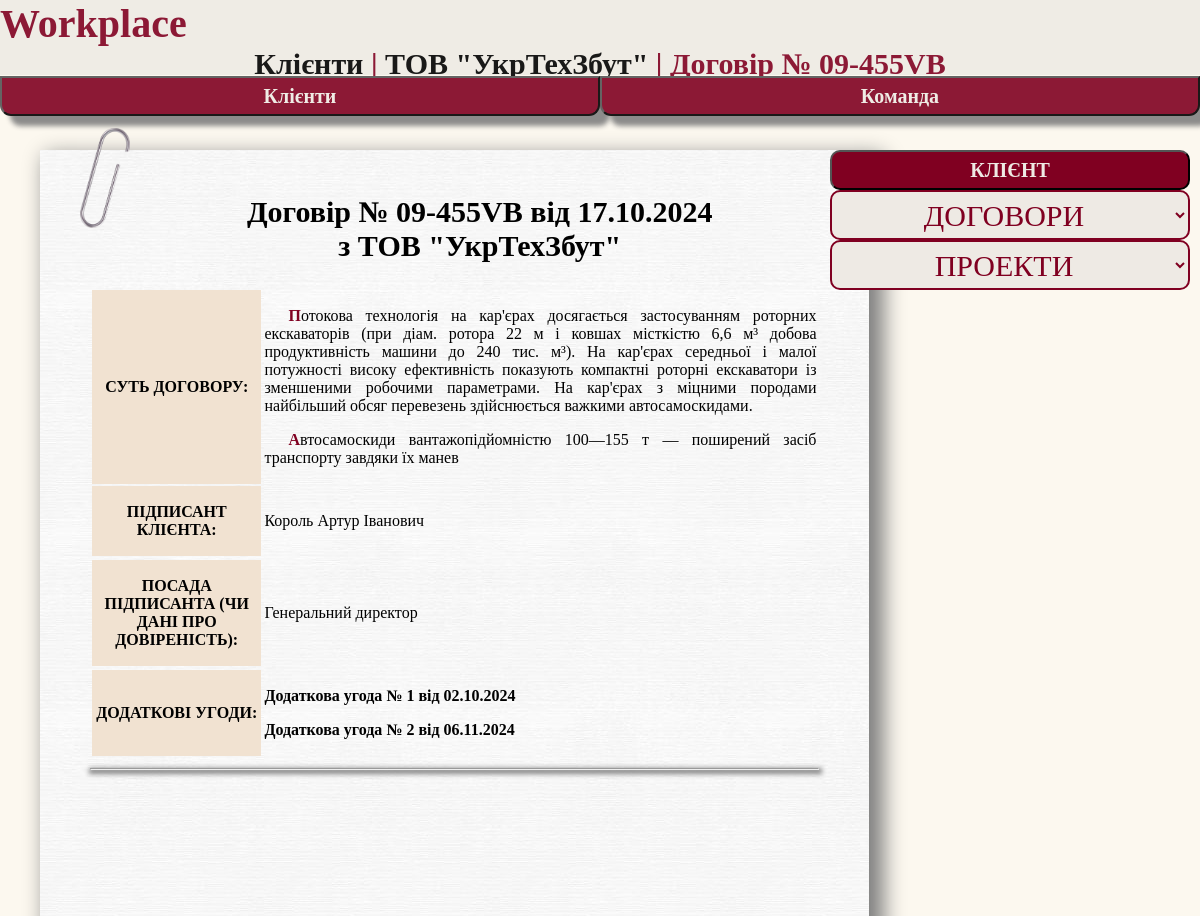
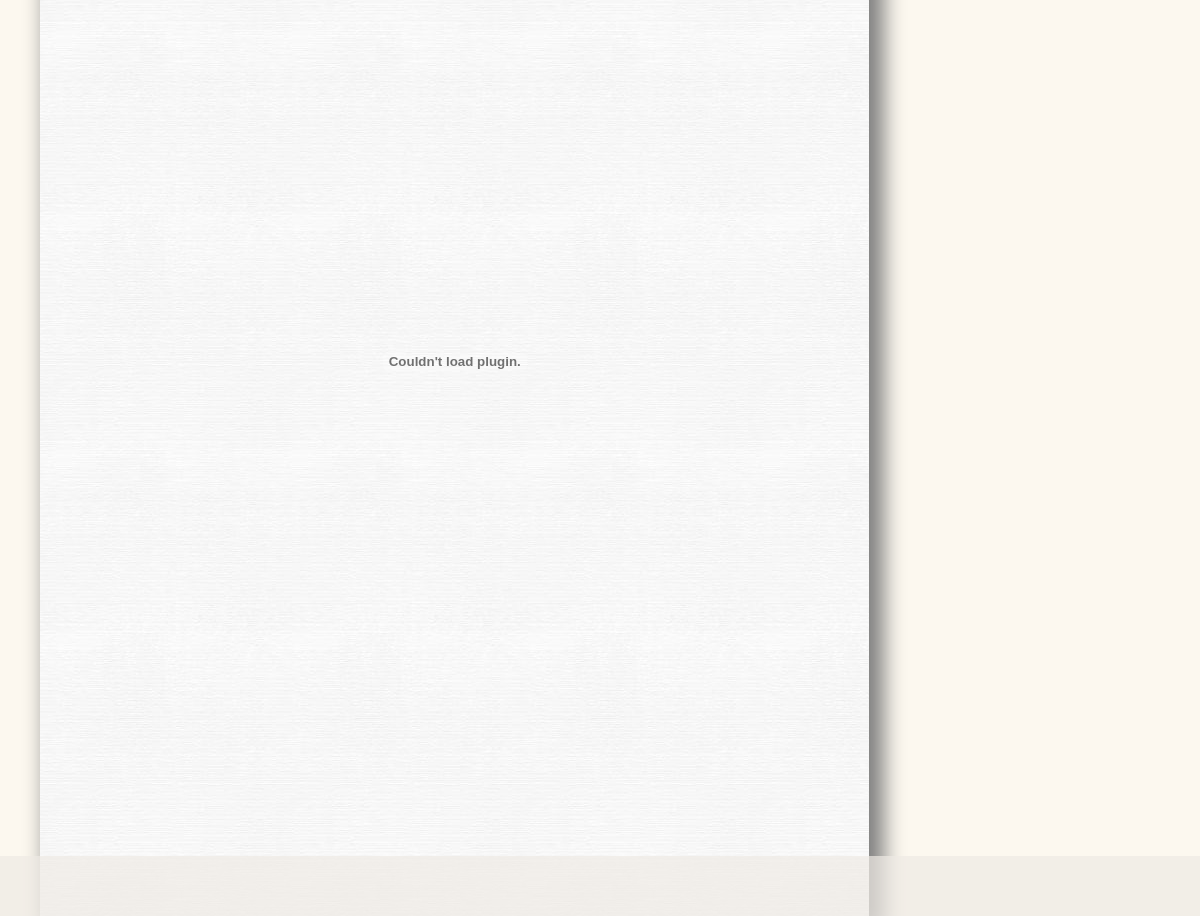
/Clients/agreements/2/, run on the app's committed database (2 pictures, top to bottom).
### Clients/models.py (models this page shows, shortened)
class ClientsInfo(models.Model):
    def renamed_foto_location(self, filename: str) -> str:
        filebase, extension = filename.split('.')
        filebase = slugify(f'{self.client_name}')
        return 'Clients/images/client_foto/%s.%s' % (filebase, extension)
    client_name = models.CharField(
        blank=False,
        db_column='client_name',
        help_text="Введіть ПІБ (для ФО) або найменування (для ЮО) клієнта",
        null=False,
        max_length=400,
        verbose_name="назва клієнта",)
    client_taxID = models.CharField(
        blank=True,
        db_column='client_taxID',
        help_text="Введіть РКНОПП (для ФО) або ЄДРПОУ (для ЮО) клієнта",
        max_length=15,
        verbose_name="реєстраційний номер клієнта клієнта",
        unique=True,)
    client_responsible_employee = models.ForeignKey(
        Employees.models.EmployeesInfo,
        on_delete=models.PROTECT,
        db_column='client_responsible_employee',
        verbose_name="відповідальний працівник",)
    client_legal_address = models.CharField(
        blank=False,
        db_column='client_legal_address',
        help_text="Введіть юридичну адресу клієнта (в форматі, що допустимий для процесуальних документів)",
        null=False,
        max_length=500,
        verbose_name="юридична адреса клієнта",)
    client_postal_address = models.CharField(
        blank=False,
        db_column='client_postal_address',
        help_text="Введіть поштову адресу клієнта (в форматі, що допустимий для процесуальних документів)",
        null=False,
        max_length=500,
        verbose_name="поштова адреса клієнта",)
    client_foto=models.ImageField(
        blank=True,
        db_column='client_foto',
        help_text="Завантажте фото клієнта (світлина, логотип, тощо)",
        null=True,
        verbose_name="фото клієнта",
        upload_to=renamed_foto_location)
    client_other_info = models.TextField(
        blank=True,
        db_column='client_other_info',
        verbose_name='Додаткова інформація про клієнта',)
    class Meta:
        ordering = ['client_name',]
        verbose_name = 'Клієнт'
        verbose_name_plural = 'Клієнти'
        db_table = 'ClientsInfo'

class ClientAgreements(models.Model):
    def renamed_file_location(self, filename: str) -> str:
        filebase, extension = filename.split('.')
        filebase = slugify(f'{ClientsInfo.objects.get(client_name=self.client_id).client_name}_{self.client_agreement_number}_{self.client_agreement_date}')
        return 'Clients/files/agreements/%s.%s' % (filebase, extension)
    client_id = models.ForeignKey(
        ClientsInfo,
        db_column='client_id',
        on_delete=models.CASCADE,
        verbose_name="Клієнт",)
    client_agreement_number = models.CharField(
        blank=False,
        db_column='client_agreement_number',
        help_text="Введіть номер договору або б/н",
        max_length=50,
        verbose_name="номер договору з клієнтом",
        unique=True)
    client_agreement_date = models.DateField(
        blank=False,
        db_column='client_agreement_date',
        help_text="Оберіть дату укладення договору",
        validators=[VBworkspace.validators.validator_birth_date],
        verbose_name="дата укладення договору з клієнтом",)
    client_agreement_description = models.TextField(
        blank=True,
        db_column='client_agreement_description',
        help_text="Додайте опис суті договору",
        max_length=1000,
        verbose_name='Опис суті договору з клієнтом',)
    client_agreement_representative_name = models.CharField(
        blank=True,
        db_column='client_agreement_representative_name',
        help_text="Введіть ПІБ представника клієнта, що підписав договір",
        null=False,
        max_length=400,
        verbose_name="ПІБ представника клієнта, що підписав договір",)
    client_agreement_representative_position = models.CharField(
        blank=True,
        db_column='client_agreement_representative_position',
        help_text="Введіть посаду представника клієнта, що підписав договір (або дані довіреності)",
        null=False,
        max_length=200,
        verbose_name="посада представника клієнта, що підписав договір (або дані довіреності)", )
    client_agreement_file = models.FileField(
        blank=True,
        db_column='client_agreement_file',
        default='/../../media/Clients/files/agreements/default.pdf',
        help_text= "Додайте файл з договором в форматі PDF",
        null='/../../media/Clients/files/agreements/default.pdf',
        validators= [FileExtensionValidator(allowed_extensions=['pdf'])],
        verbose_name='файл договору з клієнтом (pdf)',
        upload_to = renamed_file_location,)
    class Meta:
        verbose_name = f'Договір з Клієнтом'
        verbose_name_plural = 'Договори з Клієнтами'
        db_table = 'ClientAgreements'

class ClientAdditionalAgreements(models.Model):
    def renamed_file_location(self, filename: str) -> str:
        filebase, extension = filename.split('.')
        filebase = slugify(f'{ClientsInfo.objects.get(client_name=self.agreement_id.client_id).client_name}_{self.agreement_id.client_agreement_number}_{self.agreement_id.client_agreement_date}')
        return 'Clients/files/agreements/%s.%s' % (filebase, extension)
    agreement_id = models.ForeignKey(
        ClientAgreements,
        db_column='agreement_id',
        on_delete=models.CASCADE,)
    client_additional_agreement_number = models.CharField(
        blank=False,
        db_column='client_additional_agreement_number',
        help_text="Введіть номер додаткової угоди до договору або б/н",
        max_length=50,
        verbose_name="номер додаткової угоди до договору з клієнтом",
        unique=True)
    client_additional_agreement_date = models.DateField(
        blank=False,
        db_column='client_additional_agreement_date',
        help_text="Оберіть дату укладення додаткової угоди до договору",
        validators=[VBworkspace.validators.validator_birth_date],
        verbose_name="дата укладення додаткової угоди до договору з клієнтом",)
    client_additional_agreement_description = models.TextField(
        blank=True,
        db_column='client_additional_agreement_description',
        help_text="Додайте опис суті додаткової угоди до договору",
        max_length=1000,
        verbose_name='Опис суті додаткової угоди до договору з клієнтом',)
    client_additional_agreement_representative_name = models.CharField(
        blank=True,
        db_column='client_additional_agreement_representative_name',
        help_text="Введіть ПІБ представника клієнта, що підписав додаткову угоду до договору",
        null=False,
        max_length=400,
        verbose_name="ПІБ представника клієнта, що підписав додаткову угоду до договору",)
    client_additional_agreement_representative_position = models.CharField(
        blank=True,
        db_column='client_additional_agreement_representative_position',
        help_text="Введіть посаду представника клієнта, що підписав додаткову угоду до договору (або дані довіреності)",
        null=False,
        max_length=200,
        verbose_name="посада представника клієнта, що підписав додаткову угоду до договору (або дані довіреності)", )
    client_additional_agreement_file = models.FileField(
        blank=True,
        db_column='client_additional_agreement_file',
        default='/../../media/Clients/files/agreements/default.pdf',
        null='/../../media/Clients/files/agreements/default.pdf',
        help_text= "Додайте файл додаткової угоди до договору в форматі PDF",
        validators= [FileExtensionValidator(allowed_extensions=['pdf'])],
        verbose_name='файл додаткової угоди до договору з клієнтом (pdf)',
        upload_to = renamed_file_location,)
    class Meta:
        verbose_name = f'Додаткова угода до Договору з клієнтом'
        verbose_name_plural = 'Додаткові угоди до Договору з клієнтом'
        db_table = 'ClientAdditionalAgreements'

### Clients/views.py (the view)
# urls.py: path('agreements/<int:agreement_id>/', views.client_agreement, name='client_agreement'),
def client_agreement(request, agreement_id: id):
    agreement = ClientAgreements.objects.get(pk=agreement_id)
    agreement_description = agreement.client_agreement_description.split('\n')
    client = ClientsInfo.objects.get(pk=agreement.client_id.id)
    additional_agreements = ClientAdditionalAgreements.objects.filter(agreement_id=agreement.pk).order_by('client_additional_agreement_date')
    return render(request, 'Clients/1.1.2_client_agreement.html', {
        'agreement': agreement,
        'agreement_description' : agreement_description,
        'client': client,
        'additional_agreements' : additional_agreements})

### Clients/templates/Clients/1.1.2_client_agreement.html (shortened to what this page needs)
{% extends "1.1_base_cv.html" %}
{% block page %} <a href="{% url 'Clients:clients_mainlist' %}">Клієнти</a>
                | <a href="{% url 'Clients:client_cv' client.id %}">{{ client.client_name }}</a>
                | Договір № {{ agreement.client_agreement_number}} {% endblock %}
{% block left_column %}
    <h2 id="cv_employee_fullname"> Договір № {{agreement.client_agreement_number}}
                                    від {{agreement.client_agreement_date|date:"d.m.Y"}}<br>
                                    з {{agreement.client_id.client_name}}
    </h2>
    <table class = 'cv_table'>
        {% if agreement.client_agreement_description %}
            <tr>
                <th><p><b>Суть договору:</b></p></th>
                <td>{% for string in agreement_description %}
                        <p class='general_text_format'>{{ string }}</p>
                    {% endfor %}
                </td>
            </tr>
         {% endif %}
        {% if agreement.client_agreement_representative_name %}
            <tr>
                <th><p>Підписант Клієнта:</p></th>
                <td><p>{{agreement.client_agreement_representative_name}}</p></td>
            <tr>
        {% endif %}
        {% if agreement.client_agreement_representative_position %}
            <tr>
                <th><p>Посада підписанта (чи дані про довіреність):</p></th>
                <td><p>{{agreement.client_agreement_representative_position}}</p></td>
            <tr>
        {% endif %}
        {% if additional_agreements %}
            <tr>
                <th><p>Додаткові угоди:</p></th>
                <td>
                    {% for additional_agreement in additional_agreements %}
                        <p class="bold_text"><a href="{% url 'Clients:client_additional_agreement' additional_agreement.id %}">
                            Додаткова угода № {{additional_agreement.client_additional_agreement_number}}
                            від {{additional_agreement.client_additional_agreement_date|date:"d.m.Y"}}</a></p>
                    {% endfor %}
                </td>
        {% endif %}
    </table>
    <hr class="cv_line">
    <object type="application/pdf" data="/media/{{agreement.client_agreement_file}}" width="100%" height="1000px"></object>
{% endblock %}
{%block right_column %}
    <button onclick='location.href="{% url 'Clients:client_cv' client.id %}"' class="back_right_buttons">Клієнт</button>
    <select class="right_menu_selects" onchange="window.location.href=this.options[this.selectedIndex].value">
        <option value="">Договори</option>
    </select>
    <select class="right_menu_selects" onchange="window.location.href=this.options[this.selectedIndex].value">
        <option value="">Проекти</option>
    </select>
{% endblock %}

### static/styles/2.1_style_cv.css (style rules this page uses)
.right_menu_selects { width: 100%; height: 50px; font-family: TitleFont, serif; font-size: 30px; text-transform: uppercase; background-color: var(--company_color); color: var(--company_bg_color); border-radius: 10px; text-align: center; border: 2px var(--company_bg_color) solid; }
.back_right_buttons { width: 100%; height: 40px; font-family: TitleFont, serif; font-size: 20px; text-transform: uppercase; font-weight: bold; background-color: var(--company_bg_color); color: var(--company_color); border-radius: 10px; text-align: center; }
.cv_paper > h2 { font-size: 30px; text-align: center; }
.cv_table { width: 100%; margin: auto; font-family: TitleFont, serif; font-size: 16px; }

### static/styles/1_style_general.css (style rules this page uses)
body { background-color: var(--general_bg_color); margin-top: 100px; margin-left: 0; font-family: MainFont, serif; }
table { margin-top: 120px; font-size: 20px; width: 80%; border-color: 5px var(--company_bg_color); }
th { text-transform: uppercase; background-color: var(--table_header_color); }
a:link, a:visited { font-family: TitleFont, serif; color: black; text-decoration: none; }
hr { box-shadow: 1px 2px 5px 2px var(--line_color); }
.general_text_format { text-align: justify; text-indent: 3ch; }
.general_text_format::first-letter { color: var(--company_bg_color); font-weight: bold; }
.bold_text { font-weight: bold; }

### data on the page
ClientsInfo: client_name "ТОВ \"УкрТехЗбут\""
ClientAgreements: client_agreement_number "09-455VB", client_agreement_date "17.10.2024", client_id.client_name "ТОВ \"УкрТехЗбут\"", client_agreement_representative_name "Король Артур Іванович", client_agreement_representative_position "Генеральний директор"
ClientAdditionalAgreements: client_additional_agreement_number "1", client_additional_agreement_date "02.10.2024"
ClientAdditionalAgreements: client_additional_agreement_number "2", client_additional_agreement_date "06.11.2024"

### other printed values
{{ string }} "Автосамоскиди вантажопідйомністю 100—155 т — поширений засіб транспорту завдяки їх манев"
